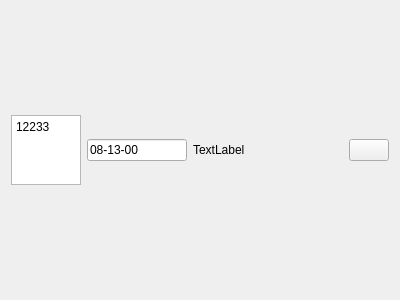
<?xml version="1.0" encoding="UTF-8"?>
<ui version="4.0">
 <class>Todo_Entry</class>
 <widget class="QWidget" name="Todo_Entry">
  <property name="geometry">
   <rect>
    <x>0</x>
    <y>0</y>
    <width>400</width>
    <height>300</height>
   </rect>
  </property>
  <property name="windowTitle">
   <string>Todo_Entry</string>
  </property>
  <layout class="QHBoxLayout" name="horizontalLayout">
   <item>
    <widget class="QPlainTextEdit" name="desc">
     <property name="enabled">
      <bool>true</bool>
     </property>
     <property name="sizePolicy">
      <sizepolicy hsizetype="Expanding" vsizetype="Fixed">
       <horstretch>1</horstretch>
       <verstretch>0</verstretch>
      </sizepolicy>
     </property>
     <property name="verticalScrollBarPolicy">
      <enum>Qt::ScrollBarPolicy::ScrollBarAlwaysOff</enum>
     </property>
     <property name="horizontalScrollBarPolicy">
      <enum>Qt::ScrollBarPolicy::ScrollBarAlwaysOff</enum>
     </property>
     <property name="sizeAdjustPolicy">
      <enum>QAbstractScrollArea::SizeAdjustPolicy::AdjustToContents</enum>
     </property>
     <property name="plainText">
      <string>12233</string>
     </property>
    </widget>
   </item>
   <item>
    <widget class="QLineEdit" name="ddl">
     <property name="sizePolicy">
      <sizepolicy hsizetype="Minimum" vsizetype="Fixed">
       <horstretch>0</horstretch>
       <verstretch>0</verstretch>
      </sizepolicy>
     </property>
     <property name="minimumSize">
      <size>
       <width>20</width>
       <height>0</height>
      </size>
     </property>
     <property name="maximumSize">
      <size>
       <width>150</width>
       <height>16777215</height>
      </size>
     </property>
     <property name="text">
      <string>08-13-00</string>
     </property>
    </widget>
   </item>
   <item>
    <widget class="QLabel" name="rest">
     <property name="minimumSize">
      <size>
       <width>150</width>
       <height>0</height>
      </size>
     </property>
     <property name="text">
      <string>TextLabel</string>
     </property>
    </widget>
   </item>
   <item>
    <widget class="QPushButton" name="del_btn">
     <property name="text">
      <string/>
     </property>
     <property name="icon">
      <iconset theme="QIcon::ThemeIcon::ListRemove"/>
     </property>
    </widget>
   </item>
  </layout>
 </widget>
 <resources/>
 <connections/>
</ui>
